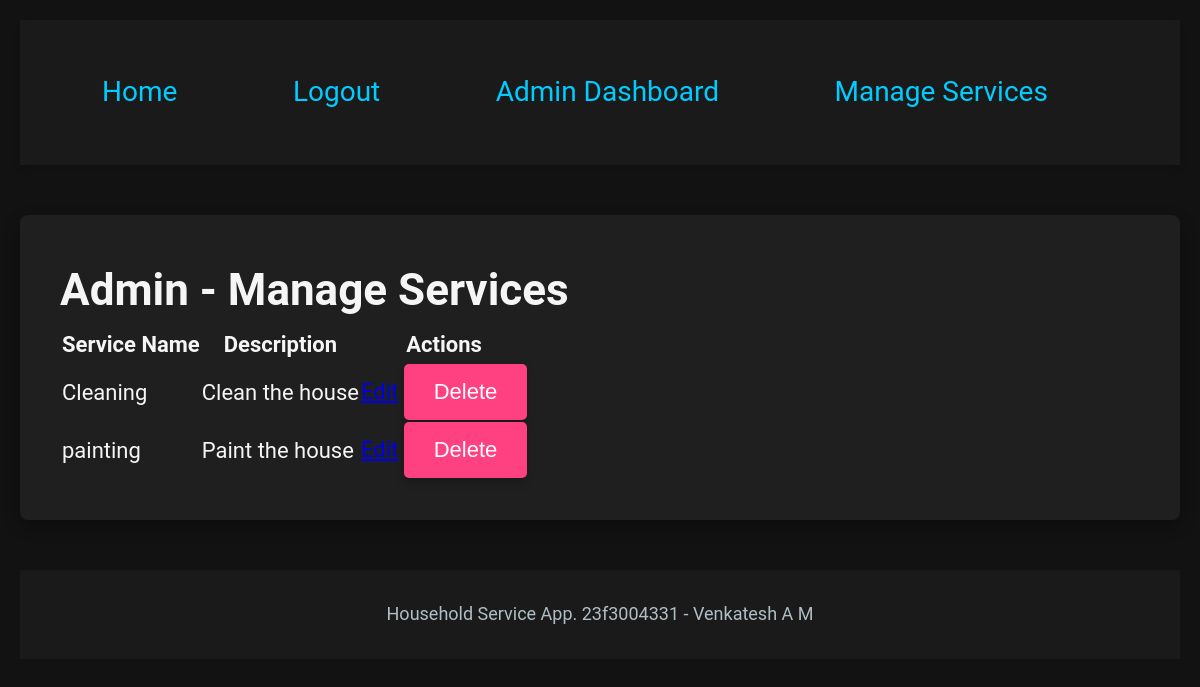
The page /admin/services (signed in) on the database its author committed.
### models.py (models this page shows, shortened)
class Service(db.Model):
    id = db.Column(db.Integer, primary_key=True)
    name = db.Column(db.String(100), nullable=False)
    base_price = db.Column(db.Float, nullable=False)
    description = db.Column(db.String(200))
    service_requests = db.relationship(
        'ServiceRequest',
        backref='linked_service',
        lazy=True
    )

### app.py (the view)
@app.route('/admin/services')
@login_required
def admin_services():
    if current_user.role != 'admin':
        flash('You do not have permission to view this page.', 'danger')
        return redirect(url_for('index'))
    services = Service.query.all()
    return render_template('admin_services.html', services=services)

### app.py (called while the page is built)
@app.before_request
def initialize_admin():
    admin_user = User.query.filter_by(username='admin').first()
    if not admin_user:
        admin_password = generate_password_hash('admin123', method='sha256')
        admin = User(username='admin', email='admin@example.com', password=admin_password, role='admin')
        db.session.add(admin)
        db.session.commit()

@login_manager.user_loader
def load_user(user_id):
    return User.query.get(int(user_id))

### templates/admin_services.html
{% extends 'base.html' %}
{% block content %}
    <h1>Admin - Manage Services</h1>
    <table>
        <thead>
            <tr>
                <th>Service Name</th>
                <th>Description</th>
                <th>Actions</th>
            </tr>
        </thead>
        <tbody>
        {% for service in services %}
            <tr>
                <td>{{ service.name }}</td>
                <td>{{ service.description }}</td>
                <td>
                    <a href="{{ url_for('edit_service', service_id=service.id) }}">Edit</a>
                    <form action="{{ url_for('delete_service', service_id=service.id) }}" method="POST" style="display:inline;">
                        <button type="submit" onclick="return confirm('Are you sure you want to delete this service?')">Delete</button>
                    </form>
                </td>
            </tr>
        {% endfor %}
        </tbody>
    </table>
{% endblock %}

### static/css/styles.css (style rules this page uses)
* { margin: 0; padding: 0; box-sizing: border-box; transition: all 0.3s ease; }
body { font-family: 'Roboto', sans-serif; background-color: #121212; color: #f5f5f5; line-height: 1.6; padding: 20px; font-size: 22px; animation: fadeIn 1s ease-out; }
button { background-color: #ff4081; color: #fff; font-size: 22px; padding: 15px 30px; border: none; border-radius: 5px; cursor: pointer; transition: all 0.3s ease, transform 0.3s ease; position: relative; box-shadow: 0 4px 10px rgba(0, 0, 0, 0.2); }
button::after { content: '👉'; position: absolute; top: 50%; right: -35px; transform: translateY(-50%); font-size: 28px; opacity: 0; transition: opacity 0.3s ease; }

### rows shown on the page
Service: name "Cleaning", description "Clean the house"
Service: name "painting", description "Paint the house"
